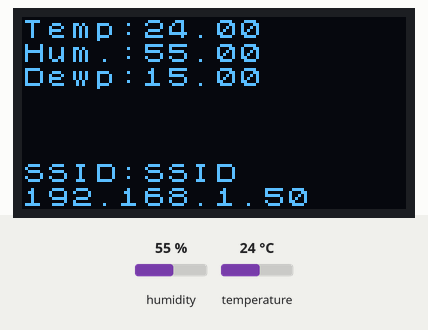
Bench run of a sketch on a simulated ESP8266 (NodeMCU). On the bench: 128×64 one-colour display. Inputs (shaded band) come from the test bench; at power-on: humidity 55 %, temperature 24 °C. WiFi joins after 1.5 s; servers stay silent unless stated; network time is answered at once with the bench clock; the local clock reads 2024-03-15 10:24:30 at power-on unless the sketch sets it; what the sketch prints to the serial monitor is not drawn. At 2.6 s the program puts the board to deep sleep or switches it off; the recording ends there.

Above: at 1.7 s.

The sketch:

esp8266.ino
```cpp
// (licence header left out)
#include <ESP8266WiFi.h>
#include "DHT.h"
#include <U8x8lib.h>
#include <NTPClient.h>
#include <WiFiUdp.h>
#include "settings.h"

/***************************
  Edit settings.h for appropriate WiFi-settings, update interval, Thingspeak API,
  Domoticz hostname/Sensor-ID and Weather Underground ID/password.
**************************/

// We define the type of screen here
// I use: https://www.tinytronics.nl/shop/nl/display/0.96-inch-oled-display-128*64-pixels-blauw-i2c?search=I2C0.96OLEDBLUE
// With SCL to D2, SCA to D1 (software I2C protocol)
U8X8_SSD1306_128X64_NONAME_SW_I2C u8x8(D2, D1, U8X8_PIN_NONE);

// Initialize the temperature/ humidity sensor (DHT22)

// DHT Settings
#define DHTPIN D6         // what digital pin the DHT22 is connected to.
#define DHTTYPE DHT22     // DHT 22  (AM2302), AM2321

const boolean IS_METRIC = true;
DHT dht(DHTPIN, DHTTYPE);

WiFiUDP ntpUDP;
NTPClient timeClient(ntpUDP, "0.nl.pool.ntp.org", 7200);

void setup() {
  // Enabling serialport (115.200 baud-rate)
  Serial.begin(115200);
  delay(10);

  // Enabling display - set font to something small
  u8x8.begin();
  u8x8.setPowerSave(0);
  u8x8.setFont(u8x8_font_chroma48medium8_r);

  // We start by connecting to a WiFi network

  Serial.println();
  Serial.println();
  Serial.print("Connecting to: ");
  Serial.println(ssid);

  WiFi.begin(ssid, password);

  while (WiFi.status() != WL_CONNECTED) {
    delay(500);
    Serial.print(".");
  }

  Serial.println("");
  Serial.println("WiFi connected");
  Serial.print("IP address: ");
  Serial.println(WiFi.localIP());
  Serial.println("--------");
  u8x8.setCursor(0, 6);
  u8x8.print("SSID:");
  u8x8.print(ssid);
  u8x8.setCursor(0, 7);
  u8x8.print(WiFi.localIP());

}


void loop() {
  // read values from the sensor
  float humidity = dht.readHumidity();
  float temperature = dht.readTemperature(!IS_METRIC);
  Serial.print("DHT22 Temperature:");
  Serial.println(temperature);
  Serial.print("DHT22 Humidity:");
  Serial.println(humidity);
  u8x8.setCursor(0, 0);
  u8x8.print("Temp:");
  u8x8.print(temperature);
  u8x8.setCursor(0, 1);
  u8x8.print("Hum.:");
  u8x8.print(humidity);


  // calculate temperature in Fahrenheit
  float temperaturef = (temperature * 1.8) + 32;

  // rough estimate on dewpoint calculation
  float dewpoint = temperature - ((100 - humidity) / 5);
  u8x8.setCursor(0, 2);
  u8x8.print("Dewp:");
  u8x8.print(dewpoint);
  float dewpointf = (dewpoint * 1.8) + 32;

  // Use WiFiClient class to create TCP connections to various hosts
  WiFiClient client;

  if (client.connect(host_ts, 80) > 0)  {
    String urlts = "/update?api_key=";
    urlts += THINGSPEAK_API_KEY;
    urlts += "&field1=";
    urlts += String(temperature);
    urlts += "&field2=";
    urlts += String(humidity);

    // This will send the request to the server
    client.print(String("GET ") + urlts + " HTTP/1.1\r\n" +
                 "Host: " + host_ts + "\r\n" +
                 "Connection: close\r\n\r\n");
    delay(100);
    client.stop();
    Serial.println("-----------");
    Serial.println(urlts + " sent to " + host_ts);
  }


  // Connect to Domoticz and drop temperature + humidity to it

  if (client.connect(domoticz, port) > 0)  {
    String urldom = "/json.htm?type=command&param=udevice&idx=" ;
    urldom += idx;
    urldom += "&nvalue=0&svalue=";
    urldom += temperature;
    urldom += ";";
    urldom += humidity;
    urldom += ";0";

    // This will send the request to the server
    client.print(String("GET ") + urldom + " HTTP/1.1\r\n" +
                 "Host: " + domoticz + ":" + port + "\r\n" +
                 "User-Agent: ESP8266\r\n"
                 "Connection: close\r\n\r\n");
    delay(100);
    client.stop();
    Serial.println("-----------");
    Serial.println(urldom + " sent to " + domoticz);
  }

  // Connect to WU and drop temp + humidity to it (temperature must be in Fahrenheit)
  // see: http://help.wunderground.com/knowledgebase/articles/865575-pws-upload-protocol

  if (client.connect(hostwu, 80) > 0)   {
    String url2 = "/weatherstation/updateweatherstation.php?ID=";
    url2 += WUID;
    url2 += "&PASSWORD=";
    url2 += WUPASS;
    url2 += "&dateutc=now";
    url2 += "&tempf=";
    url2 += temperaturef;
    url2 += "&humidity=";
    url2 += humidity;
    url2 += "&dewptf=";
    url2 += dewpointf;
    url2 += "&softwaretype=ESP8266&action=updateraw";

    // This will send the request to the server
    client.print(String("GET ") + url2 + " HTTP/1.1\r\n" +
                 "Host: " + hostwu + "\r\n" +
                 "Connection: close\r\n\r\n");
    delay(100);
    client.stop();
    Serial.println("-----------");
    Serial.println(url2 + " sent to " + hostwu);
  }


  timeClient.begin();
  timeClient.update();
  Serial.println(timeClient.getFormattedTime());
  u8x8.setCursor(0, 5);
  u8x8.print("Time:");
  u8x8.print(timeClient.getFormattedTime());

  // Go to deep-sleep. To enable this see https://www.losant.com/blog/making-the-esp8266-low-powered-with-deep-sleep
  // For NodeMCU connect D0 (GPIO16) to RST

  Serial.print("ESP8266 in sleep mode for ");
  Serial.print(UPDATE_INTERVAL_SECONDS);
  Serial.println(" seconds");
  ESP.deepSleep(UPDATE_INTERVAL_SECONDS * 1000000);


}
```

settings.h
```cpp
// WiFi Settings
extern const char* ssid     = "SSID";                       // Enter SSID here
extern const char* password = "wlan-password";               // Wifi password here

//Update Interval
extern const int UPDATE_INTERVAL_SECONDS = 300;

// Thingspeak Settings
extern const char* host_ts = "api.thingspeak.com";
extern const char* THINGSPEAK_API_KEY = "xyzxyzxyzxyz";   // Thingspeak API here

// Domoticz Settings
extern const char * domoticz = "192.168.1.251";         // Domoticz Hostname or IP-address
extern int port = 8081;                                     // Domoticz Port
extern int idx = 10;                                        // Domoticz Sensor ID

// Weather Underground settings
extern const char* hostwu = "weatherstation.wunderground.com";
extern const char* WUID    = "WUID_ID";                  // WeatherUnderground Station ID
extern const char* WUPASS   = "WUID_PW";                   // WeatherUnderground Password
```
